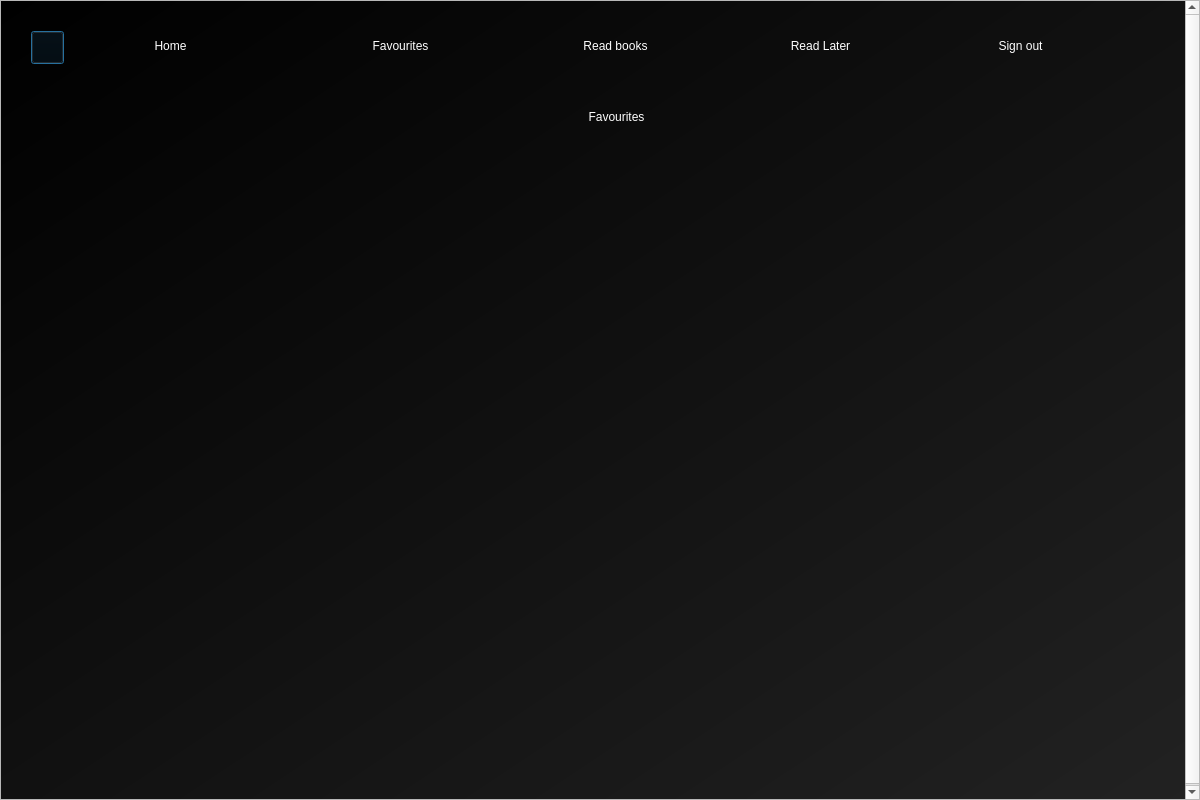
<?xml version="1.0" encoding="UTF-8"?>
<ui version="4.0">
 <class>user_list_screen</class>
 <widget class="QDialog" name="user_list_screen">
  <property name="geometry">
   <rect>
    <x>0</x>
    <y>0</y>
    <width>1200</width>
    <height>800</height>
   </rect>
  </property>
  <property name="windowTitle">
   <string>Favourites</string>
  </property>
  <property name="windowIcon">
   <iconset>
    <normaloff>../images/wiki_icon.png</normaloff>../images/wiki_icon.png</iconset>
  </property>
  <widget class="QScrollArea" name="scrollArea">
   <property name="geometry">
    <rect>
     <x>0</x>
     <y>0</y>
     <width>1200</width>
     <height>800</height>
    </rect>
   </property>
   <property name="horizontalScrollBarPolicy">
    <enum>Qt::ScrollBarAlwaysOff</enum>
   </property>
   <property name="widgetResizable">
    <bool>false</bool>
   </property>
   <widget class="QWidget" name="scrollAreaWidgetContents">
    <property name="geometry">
     <rect>
      <x>0</x>
      <y>0</y>
      <width>1200</width>
      <height>800</height>
     </rect>
    </property>
    <widget class="QWidget" name="bgwidget" native="true">
     <property name="geometry">
      <rect>
       <x>0</x>
       <y>0</y>
       <width>1200</width>
       <height>800</height>
      </rect>
     </property>
     <property name="styleSheet">
      <string notr="true">QWidget#bgwidget{
background-color: rgb(18, 18, 18);
background-color: qlineargradient(spread:pad, x1:0, y1:0, x2:1, y2:1, stop:0 rgba(0, 0, 0, 255), stop:1 rgba(34, 34, 34, 255));}
</string>
     </property>
     <widget class="QLabel" name="title_label">
      <property name="geometry">
       <rect>
        <x>30</x>
        <y>80</y>
        <width>1171</width>
        <height>71</height>
       </rect>
      </property>
      <property name="styleSheet">
       <string notr="true">color: rgb(255, 255, 255);
font: 20pt &quot;MS Shell Dlg 2&quot;;</string>
      </property>
      <property name="text">
       <string>Favourites</string>
      </property>
      <property name="alignment">
       <set>Qt::AlignCenter</set>
      </property>
     </widget>
     <widget class="QLabel" name="back_icon_label">
      <property name="geometry">
       <rect>
        <x>31</x>
        <y>30</y>
        <width>30</width>
        <height>30</height>
       </rect>
      </property>
      <property name="text">
       <string/>
      </property>
      <property name="pixmap">
       <pixmap>../images/back_icon.png</pixmap>
      </property>
      <property name="scaledContents">
       <bool>true</bool>
      </property>
     </widget>
     <widget class="QPushButton" name="back_icon_button">
      <property name="geometry">
       <rect>
        <x>30</x>
        <y>30</y>
        <width>33</width>
        <height>33</height>
       </rect>
      </property>
      <property name="styleSheet">
       <string notr="true">background-color: rgba(0,0,0,0);</string>
      </property>
      <property name="text">
       <string/>
      </property>
     </widget>
    </widget>
   </widget>
  </widget>
  <widget class="QPushButton" name="menu_read_list">
   <property name="geometry">
    <rect>
     <x>770</x>
     <y>30</y>
     <width>101</width>
     <height>31</height>
    </rect>
   </property>
   <property name="cursor">
    <cursorShape>PointingHandCursor</cursorShape>
   </property>
   <property name="styleSheet">
    <string notr="true">border-radius: 20px;
background-color: rgba(238, 2, 73, 0);
font: 12pt &quot;MS Shell Dlg 2&quot;;
color: rgb(255, 255, 255);</string>
   </property>
   <property name="text">
    <string>Read Later</string>
   </property>
  </widget>
  <widget class="QPushButton" name="menu_sign_out">
   <property name="geometry">
    <rect>
     <x>980</x>
     <y>30</y>
     <width>81</width>
     <height>31</height>
    </rect>
   </property>
   <property name="cursor">
    <cursorShape>PointingHandCursor</cursorShape>
   </property>
   <property name="styleSheet">
    <string notr="true">border-radius: 20px;
background-color: rgba(238, 2, 73, 0);
font: 12pt &quot;MS Shell Dlg 2&quot;;
color: rgb(255, 255, 255);</string>
   </property>
   <property name="text">
    <string>Sign out</string>
   </property>
  </widget>
  <widget class="QPushButton" name="menu_fav">
   <property name="geometry">
    <rect>
     <x>350</x>
     <y>30</y>
     <width>101</width>
     <height>31</height>
    </rect>
   </property>
   <property name="cursor">
    <cursorShape>PointingHandCursor</cursorShape>
   </property>
   <property name="styleSheet">
    <string notr="true">border-radius: 20px;
background-color: rgba(238, 2, 73, 0);
font: 12pt &quot;MS Shell Dlg 2&quot;;
color: rgb(255, 255, 255);</string>
   </property>
   <property name="text">
    <string>Favourites</string>
   </property>
  </widget>
  <widget class="QPushButton" name="menu_home">
   <property name="geometry">
    <rect>
     <x>140</x>
     <y>30</y>
     <width>61</width>
     <height>31</height>
    </rect>
   </property>
   <property name="cursor">
    <cursorShape>PointingHandCursor</cursorShape>
   </property>
   <property name="styleSheet">
    <string notr="true">border-radius: 20px;
background-color: rgba(238, 2, 73, 0);
font: 12pt &quot;MS Shell Dlg 2&quot;;
color: rgb(255, 255, 255);</string>
   </property>
   <property name="text">
    <string>Home</string>
   </property>
  </widget>
  <widget class="QPushButton" name="menu_my_read">
   <property name="geometry">
    <rect>
     <x>560</x>
     <y>30</y>
     <width>111</width>
     <height>31</height>
    </rect>
   </property>
   <property name="cursor">
    <cursorShape>PointingHandCursor</cursorShape>
   </property>
   <property name="styleSheet">
    <string notr="true">border-radius: 20px;
background-color: rgba(238, 2, 73, 0);
font: 12pt &quot;MS Shell Dlg 2&quot;;
color: rgb(255, 255, 255);</string>
   </property>
   <property name="text">
    <string>Read books</string>
   </property>
  </widget>
 </widget>
 <resources/>
 <connections/>
</ui>
